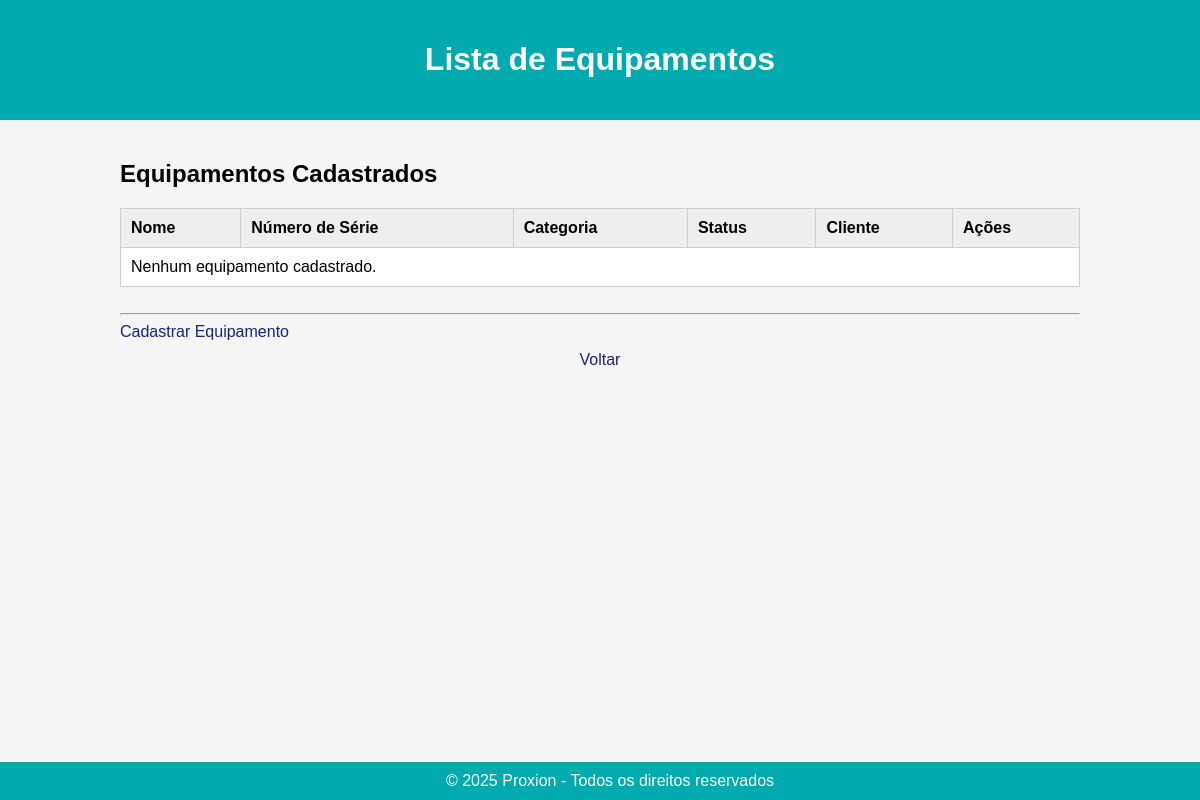
The app's page /equipamentos/, older data.
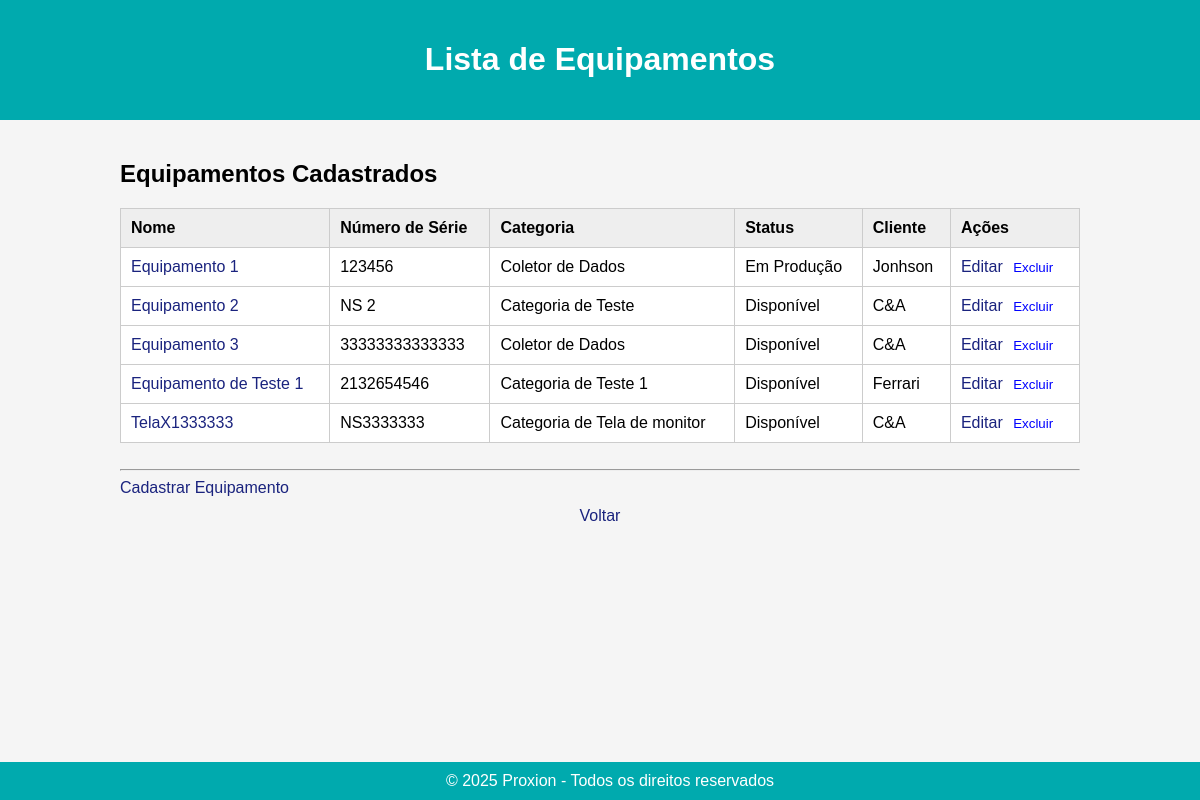
The same page, newer data.
### equipamentos/models.py (models this page shows, shortened)
class Equipamento(models.Model):
    SITUACAO_CHOICES = (
        ('em_contrato', 'Em contrato'),
        ('sem_contrato', 'Sem contrato'),
    )
    STATUS_CHOICES = (
        ('em_producao', 'Em Produção'),
        ('disponivel', 'Disponível'),
        ('em_manutencao', 'Em Manutenção'),
        ('danificado', 'Danificado'),
        ('indisponivel', 'Indisponível'),
    )
    nome = models.CharField(max_length=255)
    etiqueta = models.CharField(max_length=100, blank=True)
    numero_serie = models.CharField(max_length=100, unique=True)
    codigo_referencia = models.CharField(max_length=100, blank=True)
    categoria = models.ForeignKey(CategoriaEquipamento, on_delete=models.SET_NULL, null=True, blank=True)
    fabricante = models.CharField(max_length=100, blank=True)
    marca = models.CharField(max_length=100, blank=True)
    modelo = models.CharField(max_length=100, blank=True)
    situacao = models.CharField(max_length=20, choices=SITUACAO_CHOICES, default='em_contrato')
    status = models.CharField(max_length=20, choices=STATUS_CHOICES, default='disponivel')
    data_compra = models.DateField(null=True, blank=True)
    data_garantia = models.DateField(null=True, blank=True)
    custo = models.DecimalField(max_digits=10, decimal_places=2, null=True, blank=True)
    descricao = models.TextField(blank=True)
    fornecedores = models.CharField(max_length=255, blank=True)
    utilizado_por = models.CharField(max_length=255, blank=True)
    tags = models.CharField(max_length=255, blank=True)
    cliente = models.ForeignKey(Cliente, on_delete=models.SET_NULL, null=True, blank=True)
    cadastrado_por = models.ForeignKey(Usuario, on_delete=models.SET_NULL, null=True, blank=True, related_name='equipamentos_cadastrados')
    cadastrado_em = models.DateTimeField(auto_now_add=True)
    alterado_por = models.ForeignKey(Usuario, on_delete=models.SET_NULL, null=True, blank=True, related_name='equipamentos_alterados')
    alterado_em = models.DateTimeField(auto_now=True)
    parametros_personalizados = models.ManyToManyField(ParametroEquipamento, blank=True)

class CategoriaEquipamento(models.Model):
    nome = models.CharField(max_length=100, unique=True)
    parametros = models.ManyToManyField(ParametroEquipamento, blank=True)
    def __str__(self):
        return self.nome

### clientes/models.py (models this page shows, shortened)
class Cliente(models.Model):
    nome_fantasia = models.CharField(max_length=255)
    razao_social = models.CharField(max_length=255, blank=True)
    cnpj = models.CharField(max_length=18, unique=True)
    telefone = models.CharField(max_length=20, blank=True)
    email = models.EmailField(blank=True)
    endereco = models.TextField(blank=True)
    sigla = models.CharField(max_length=50, blank=True, verbose_name='Sigla do Cliente')
    unidade = models.CharField(max_length=100, blank=True)
    sub_local = models.CharField(max_length=100, blank=True, verbose_name='Sub-local')
    responsavel = models.CharField(max_length=255, blank=True)
    logo = models.ImageField(upload_to='clientes/logos/', null=True, blank=True)
    numero_contrato = models.CharField(max_length=100, blank=True)
    data_inicio_contrato = models.DateField(null=True, blank=True)
    data_vencimento_contrato = models.DateField(null=True, blank=True)
    data_cadastro = models.DateTimeField(default=timezone.now, editable=False)

### equipamentos/views.py (the view)
# urls.py: path('', views.listar_equipamentos, name='listar_equipamentos'),
def listar_equipamentos(request):
    equipamentos = Equipamento.objects.all()
    return render(request, 'equipamentos/listar_equipamentos.html', {'equipamentos': equipamentos})

### equipamentos/templates/equipamentos/listar_equipamentos.html (shortened to what this page needs)
{% extends 'base.html' %}
{% block header %}
    <h1>Lista de Equipamentos</h1>
{% endblock %}
{% block content %}
<h2>Equipamentos Cadastrados</h2>
<table border="1" cellspacing="0" cellpadding="8">
    <thead>
        <tr>
            <th>Nome</th>
            <th>Número de Série</th>
            <th>Categoria</th>
            <th>Status</th>
            <th>Cliente</th>
            <th>Ações</th>
        </tr>
    </thead>
    <tbody>
        {% for equipamento in equipamentos %}
        <tr>
            <td><a href="{% url 'equipamentos:detalhes_equipamento' equipamento.id %}">{{ equipamento.nome }}</a></td>
            <td>{{ equipamento.numero_serie }}</td>
            <td>{{ equipamento.categoria }}</td>
            <td>{{ equipamento.get_status_display }}</td>
            <td>{{ equipamento.cliente.nome_fantasia }}</td>
            <td>
                <a href="{% url 'equipamentos:editar_equipamento' equipamento.id %}">Editar</a>
                <form method="POST" action="{% url 'equipamentos:excluir_equipamento' equipamento.id %}" style="display:inline;" onsubmit="return confirm('Tem certeza que deseja excluir este equipamento?');">
                    <button type="submit" style="background:none;border:none;color:blue;cursor:pointer;">Excluir</button>
                </form>
            </td>
        </tr>
        {% empty %}
        <tr>
            <td colspan="6">Nenhum equipamento cadastrado.</td>
        </tr>
        {% endfor %}
    </tbody>
</table>
<br><hr>
<div>
    <a href="{% url 'equipamentos:cadastrar_equipamento' %}" class="btn btn-primary mb-3">Cadastrar Equipamento</a>
    <a href="{% url 'core:dashboard' %}" style="display:block; text-align:center; margin-top:10px;">Voltar</a>
</div>
{% endblock %}

### templates/base.html (shortened to what this page needs)
{% load static %}
<!DOCTYPE html>
<html lang="pt-br">
<head>
    <link rel="stylesheet" href="{% static 'css/style.css' %}">
</head>
<body>
    <header>
        {% block header %}{% endblock %}
    </header>
    <main class="container">
        {% block content %}{% endblock %}
    </main>
    <footer>
        &copy; {{ now|default:"2025" }} Proxion - Todos os direitos reservados
    </footer>
</body>
</html>

### static/css/style.css (style rules this page uses)
body { font-family: Arial, sans-serif; background-color: #f5f5f5; margin: 0; padding: 0; }
header { background-color: #00aaae; color: white; padding: 20px; text-align: center; }
main { padding: 20px; }
table { width: 100%; background-color: white; border-collapse: collapse; }
th, td { border: 1px solid #ccc; padding: 10px; text-align: left; }
th { background-color: #eee; }
a { color: #1a237e; text-decoration: none; }
footer { background-color: #00aaae; color: white; text-align: center; padding: 10px; position: fixed; width: 100%; bottom: 0; }
.container { max-width: 960px; margin: 0 auto; }

Row changes from the older to the newer data that the page shows:
added Equipamento: nome "Equipamento 1", numero_serie "123456", categoria "Coletor de Dados", status "Em Produção", cliente.nome_fantasia "Jonhson"
added Equipamento: nome "Equipamento 2", numero_serie "NS 2", categoria "Categoria de Teste", status "Disponível", cliente.nome_fantasia "C&A"
added Equipamento: nome "Equipamento 3", numero_serie "33333333333333", categoria "Coletor de Dados", status "Disponível", cliente.nome_fantasia "C&A"
added Equipamento: nome "Equipamento de Teste 1", numero_serie "2132654546", categoria "Categoria de Teste 1", status "Disponível", cliente.nome_fantasia "Ferrari"
added Equipamento: nome "TelaX1333333", numero_serie "NS3333333", categoria "Categoria de Tela de monitor", status "Disponível", cliente.nome_fantasia "C&A"
Text that changed along with them:
text no longer shown: "Nenhum equipamento cadastrado."
